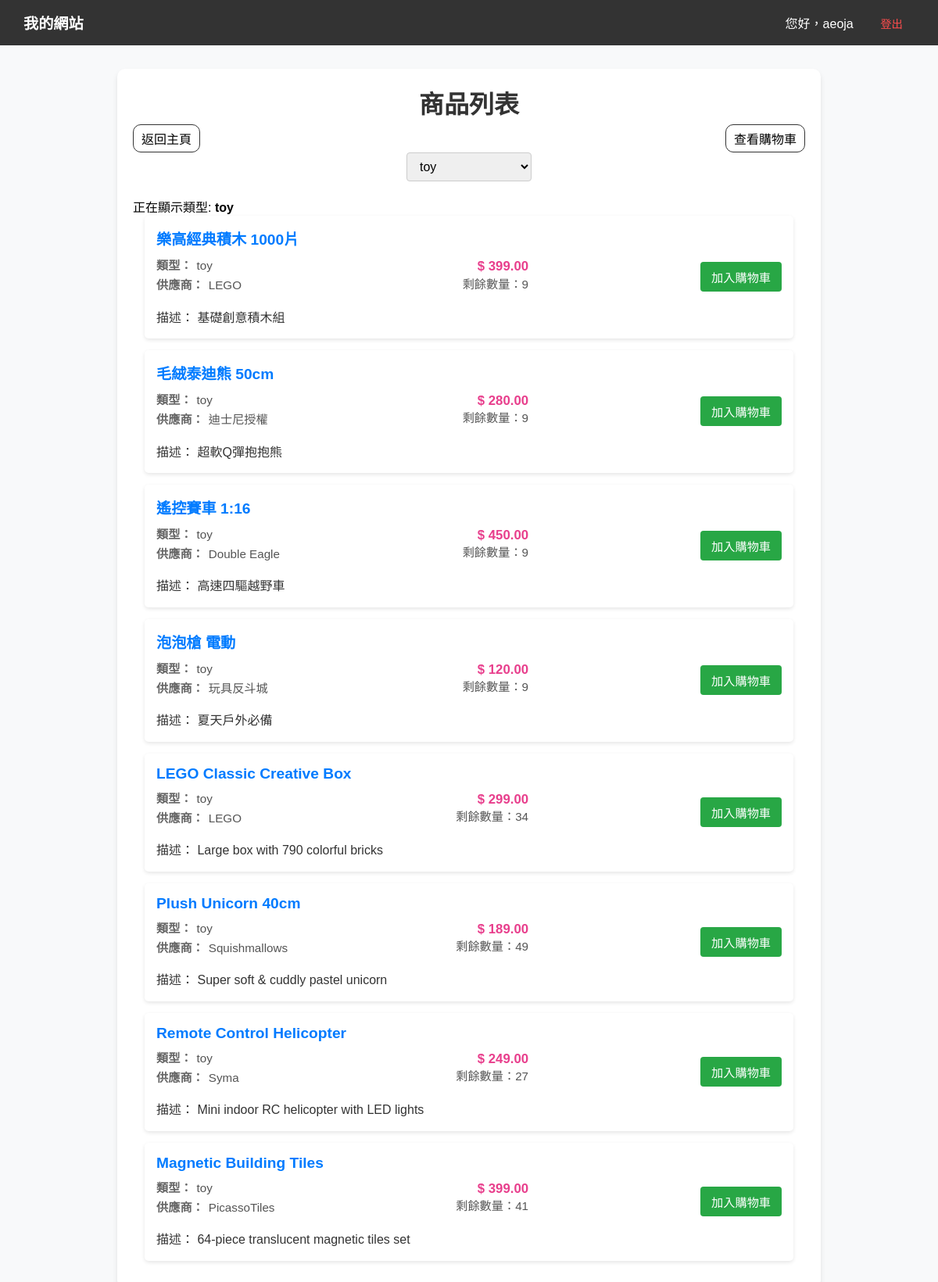
/product_list.php?type=toy (signed in), run on the app's committed database.
### tables this page shows
CREATE TABLE `products` (
  `product_id` int(11) NOT NULL,
  `product_name` varchar(100) NOT NULL,
  `type` enum('drinks','food','toy','e-things') NOT NULL,
  `supplier` varchar(80) DEFAULT NULL,
  `description` text DEFAULT NULL,
  `price` decimal(10,2) NOT NULL,
  `qty` int(11) UNSIGNED NOT NULL DEFAULT 1 COMMENT 'Stock level of product',
  `updated_at` datetime DEFAULT current_timestamp() ON UPDATE current_timestamp(),
  `created_at` datetime DEFAULT current_timestamp()
);

### connect.php (called while the page is built, shortened)
<?php
$servername = "localhost";
$username = "root";
$password = "";
$db_name = "lab6";
$conn = new mysqli($servername, $username, $password, $db_name);
function safeQuery($sql, $types = null, $params = []) {
    global $conn;
    $stmt = $conn->prepare($sql);
    $response = new stdClass();
    if ($types && !empty($params)) {
        $stmt->bind_param($types, ...$params);
    }
    $response->success = $stmt->execute();
    $response->affected_rows = $stmt->affected_rows;
    $response->insert_id = $stmt->insert_id;
    $response->error = $stmt->error;
    $result = $stmt->get_result();
    $response->result = $result;
    return $response;
}
?>

### product_list.php (the view, shortened to what this page needs)
<?php
require_once("connect.php");
$cartProductIds = [];
$product_types = [];
$sql_types = "SELECT DISTINCT type FROM products";
$res_types = safeQuery($sql_types);
if ($res_types->success) {
    $product_types = array_column($res_types->result->fetch_all(MYSQLI_ASSOC), 'type');
} else {
    error_log("Failed to fetch product types: " . $res_types->error);
}
$showingType = $_GET['type'] ?? '';
$products = [];
try {
    $sql = "SELECT * FROM products";
    $response = null;
    if ($showingType) {
        $sql = "SELECT * FROM products WHERE type = ?";
    }
    if ($showingType) {
        $response = safeQuery($sql, 's', [$showingType]);
    } else {
        $response = safeQuery($sql);
    }
    if ($response->success) {
        $products = $response->result->fetch_all(MYSQLI_ASSOC);
    } else {
        throw new Exception("Failed to fetch products: " . $response->error);
    }
} catch (Exception $e) {
    $products = [];
    error_log($e->getMessage());
}
?>
<!DOCTYPE html>
<html lang="zh-Hant">
<head>
    <link rel="stylesheet" href="style.css?v=<?php echo filemtime('style.css'); ?>">
</head>
<body>
    <?php require_once 'nav.php'; ?>
    <div class="content">
        <h1>商品列表</h1>
        <div style="display:grid; grid-template-columns: fit-content(100%) auto fit-content(100%); align-items: center; gap: 10px;">
            <a href="index.php">返回主頁</a>
            <a href="show_cart.php">查看購物車</a>
        </div>
        <div class="filter-container">
            <select onchange="location = this.value;" class="filter-select">
                <?php
                foreach ($product_types as $type) {
                    $selected = ($type === $showingType) ? 'selected' : '';
                    echo "<option value='product_list.php?type=" . urlencode($type) . "' $selected>" . htmlspecialchars($type) . "</option>";
                }
                ?>
            </select>
        </div>
        <?php if ($showingType): ?>
            <p>正在顯示類型: <strong><?php echo htmlspecialchars($showingType); ?></strong></p>
        <?php endif; ?>
        <ul class="product-list">
            <?php foreach ($products as $product): ?>
                <li>
                    <div class="product-details">
                        <strong><?php echo htmlspecialchars($product['product_name']); ?></strong>
                        <div class="product-info">
                            <?php
                            $remaining = intval($product['qty']);
                            ?>
                            <div class="product-row">
                                <div class="meta-left">
                                    <div class="product-meta"><span class="meta-label">類型：</span><span><?php echo htmlspecialchars($product['type']); ?></span></div>
                                    <div class="product-meta"><span class="meta-label">供應商：</span><span><?php echo htmlspecialchars($product['supplier']); ?></span></div>
                                </div>
                                <div class="meta-right">
                                    <div class="product-price">$ <?php echo htmlspecialchars($product['price']); ?></div>
                                    <?php if ($remaining !== null): ?>
                                        <?php if ($remaining <= 0): ?>
                                            <div class="sold-out-text">售罄</div>
                                        <?php else: ?>
                                            <div class="product-meta">剩餘數量：<?php echo $remaining; ?></div>
                                        <?php endif; ?>
                                    <?php endif; ?>
                                </div>
                            </div>
                            <div class="product-desc">描述： <?php echo htmlspecialchars($product['description']); ?></div>
                        </div>
                    </div>
                    <div class="actions">
                        <?php if ($remaining !== null && $remaining <= 0): ?>
                            <button class="sold-out-btn" disabled>售罄</button>
                        <?php elseif (!empty($cartProductIds[intval($product['product_id'])])): ?>
                            <a href="show_cart.php" class="cart-button in-cart">已在購物車</a>
                        <?php else: ?>
                            <button class="add-cart-button cart-button" data-selected-count="<?php echo $product['product_id']; ?>" data-id="<?php echo $product['product_id']; ?>" <?php if ($remaining !== null) echo ' data-qty="' . htmlspecialchars($remaining) . '"'; ?>>加入購物車</button>
                        <?php endif; ?>
                    </div>
                </li>
            <?php endforeach; ?>
        </ul>
    </div>
</body>
</html>

### style.css (style rules this page uses)
* { margin: 0; padding: 0; box-sizing: border-box; }
body { font-family: "Microsoft JhengHei", Arial, sans-serif; margin: 0; background-color: #f8f9fa; }
.content { max-width: 900px; margin: 30px auto; padding: 20px; background: white; border-radius: 10px; box-shadow: 0 4px 6px rgba(0, 0, 0, 0.1); }
.content a { text-decoration: none; color: inherit; border: #333 solid 1px; border-radius: 10px; padding: 5px 10px; }
h1 { text-align: center; color: #333; margin-bottom: 5px; }
.product-list { max-width:900px; margin:0 auto; padding:0 15px; }
.product-list li { background-color:white; margin-bottom:15px; padding:15px; border-radius:5px; box-shadow:0 2px 5px rgba(0,0,0,0.1); display:flex; justify-content:space-between; align-items:center; }
.product-details { flex:1; }
.product-details strong { font-size:1.2em; color:#007bff; }
.product-info { margin-top:10px; display:grid; grid-template-columns:1fr 180px; gap:12px 20px; align-items:start; line-height:1.4; }
.product-row { display:flex; justify-content:space-between; gap:12px; align-items:flex-start; }
.meta-left { display:flex; flex-direction:column; gap:4px; }
.meta-right { text-align:right; min-width:140px; }
.product-meta { color:#555; font-size:0.95em; }
.meta-label { color:#666; margin-right:6px; font-weight:600; }
.product-price { color:#e83e8c; font-weight:700; font-size:1.05em; }
.product-desc { grid-column:1 / -1; color:#333; margin-top:8px; }
.actions { margin-left:20px; text-align:center; }
html, body { -ms-overflow-style: none; scrollbar-width: none; }

### product_list.php (style rules this page uses)
.content { max-width: 900px; margin: 30px auto; padding: 20px; background: white; border-radius: 10px; box-shadow: 0 4px 6px rgba(0, 0, 0, 0.1); }
.filter-container { text-align: center; margin-bottom: 20px; }
.filter-select { padding: 8px 12px; font-size: 1em; border-radius: 4px; border: 1px solid #ccc; min-width: 160px; }
.product-list { max-width: 900px; margin: 0 auto; padding: 0 15px; }
ul { list-style-type: none; padding: 0; }
li { background-color: white; margin-bottom: 15px; padding: 15px; border-radius: 5px; box-shadow: 0 2px 5px rgba(0, 0, 0, 0.1); display: flex; justify-content: space-between; align-items: center; }
.product-details { flex: 1; }
.product-details strong { font-size: 1.2em; color: #007bff; }
.product-info { margin-top: 10px; display: grid; grid-template-columns: 1fr 180px; gap: 12px 20px; align-items: start; line-height: 1.4; }
.product-row { display: flex; justify-content: space-between; gap: 12px; align-items: flex-start; }
.meta-left { display: flex; flex-direction: column; gap: 4px; }
.meta-right { text-align: right; min-width: 140px; }
.product-meta { color: #555; font-size: 0.95em; }
.meta-label { color: #666; margin-right: 6px; font-weight: 600; }
.product-price { color: #e83e8c; font-weight: 700; font-size: 1.05em; }
.product-desc { grid-column: 1 / -1; color: #333; margin-top: 8px; }
.actions { margin-left: 20px; text-align: center; }
.cart-button, .sold-out-btn { padding: 8px 14px; border: none; border-radius: 4px; cursor: pointer; font-size: 0.95em; }
.cart-button { background-color: #28a745; color: white; }

### data on the page
products: product_name "樂高經典積木 1000片", type "toy", supplier "LEGO", price "399.00", qty "9", description "基礎創意積木組"
products: product_name "毛絨泰迪熊 50cm", type "toy", supplier "迪士尼授權", price "280.00", qty "9", description "超軟Q彈抱抱熊"
products: product_name "遙控賽車 1:16", type "toy", supplier "Double Eagle", price "450.00", qty "9", description "高速四驅越野車"
products: product_name "泡泡槍 電動", type "toy", supplier "玩具反斗城", price "120.00", qty "9", description "夏天戶外必備"
products: product_name "LEGO Classic Creative Box", type "toy", supplier "LEGO", price "299.00", qty "34", description "Large box with 790 colorful bricks"
products: product_name "Plush Unicorn 40cm", type "toy", supplier "Squishmallows", price "189.00", qty "49", description "Super soft & cuddly pastel unicorn"
products: product_name "Remote Control Helicopter", type "toy", supplier "Syma", price "249.00", qty "27", description "Mini indoor RC helicopter with LED lights"
products: product_name "Magnetic Building Tiles", type "toy", supplier "PicassoTiles", price "399.00", qty "41", description "64-piece translucent magnetic tiles set"

### other printed values
$username "aeoja"
$showingType "toy"
form field value "toy"
